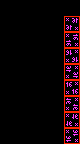

Below is a game level as drawn by its tile map, then a one-line description and the .tmx that defines it (tile-layer data replaced by summaries):
An orthogonal 5x9 tile map with 16x16 px tiles, 1 tile layer (Tile Layer 1) and 28 objects.

<map version="1.4" tiledversion="1.4.2" orientation="orthogonal" renderorder="right-down" width="5" height="9" tilewidth="16" tileheight="16" infinite="0" nextlayerid="4" nextobjectid="57">
 <tileset firstgid="1" source="../Tilesets/Top Down [Sheet M-0 S-0].tsx" />
 <layer id="1" name="Tile Layer 1" width="5" height="9">
  <data>[45 cells, 8 non-empty, 1 distinct tile ids]</data>
 </layer>
 <objectgroup id="2" name="Headers">
  <object id="4" x="-0.041132" y="0.101792" width="16" height="16">
   <text wrap="1" halign="center" valign="center">X</text>
  </object>
  <object id="5" x="15.7672" y="0.224949" width="16" height="16">
   <text wrap="1" halign="center" valign="center">Y</text>
  </object>
  <object id="6" x="31.9082" y="0.224949" width="16" height="16">
   <text wrap="1" halign="center" valign="center">D</text>
  </object>
  <object id="7" x="63.9671" y="-0.0837392" width="16" height="16">
   <text wrap="1" halign="center" valign="center">T</text>
  </object>
 </objectgroup>
 <objectgroup id="3" name="Values">
  <object id="10" x="-0.0221607" y="15.9335" width="16" height="16">
   <text wrap="1" halign="center" valign="center">1</text>
  </object>
  <object id="13" x="0.348881" y="31.982" width="16" height="16">
   <text wrap="1" halign="center" valign="center">1</text>
  </object>
  <object id="16" x="0.16335" y="48.1232" width="16" height="16">
   <text wrap="1" halign="center" valign="center">1</text>
  </object>
  <object id="19" x="0.348881" y="64.0789" width="16" height="16">
   <text wrap="1" halign="center" valign="center">1</text>
  </object>
  <object id="22" x="0.16335" y="80.0345" width="16" height="16">
   <text wrap="1" halign="center" valign="center">0</text>
  </object>
  <object id="25" x="-0.0221607" y="96.083" width="16" height="16">
   <text wrap="1" halign="center" valign="center">0</text>
  </object>
  <object id="26" x="0.16337" y="111.853" width="16" height="16">
   <text wrap="1" halign="center" valign="center">0</text>
  </object>
  <object id="27" x="-0.0221607" y="127.994" width="16" height="16">
   <text wrap="1" halign="center" valign="center">0</text>
  </object>
  <object id="37" x="16.2119" y="16.0728" width="16" height="16">
   <text wrap="1" halign="center" valign="center">0</text>
  </object>
  <object id="38" x="16.0264" y="32.1213" width="16" height="16">
   <text wrap="1" halign="center" valign="center">0</text>
  </object>
  <object id="43" x="15.8409" y="48.0308" width="16" height="16">
   <text wrap="1" halign="center" valign="center">1</text>
  </object>
  <object id="44" x="16.0264" y="63.9865" width="16" height="16">
   <text wrap="1" halign="center" valign="center">1</text>
  </object>
  <object id="45" x="16.1192" y="80.1046" width="16" height="16">
   <text wrap="1" halign="center" valign="center">0</text>
  </object>
  <object id="46" x="15.9337" y="96.1531" width="16" height="16">
   <text wrap="1" halign="center" valign="center">0</text>
  </object>
  <object id="47" x="15.7482" y="112.063" width="16" height="16">
   <text wrap="1" halign="center" valign="center">1</text>
  </object>
  <object id="48" x="15.9337" y="128.018" width="16" height="16">
   <text wrap="1" halign="center" valign="center">1</text>
  </object>
  <object id="49" x="31.9822" y="16.1423" width="16" height="16">
   <text wrap="1" halign="center" valign="center">0</text>
  </object>
  <object id="50" x="31.7967" y="32.0518" width="16" height="16">
   <text wrap="1" halign="center" valign="center">1</text>
  </object>
  <object id="51" x="31.9822" y="48.0539" width="16" height="16">
   <text wrap="1" halign="center" valign="center">0</text>
  </object>
  <object id="52" x="31.7967" y="63.9634" width="16" height="16">
   <text wrap="1" halign="center" valign="center">1</text>
  </object>
  <object id="53" x="31.9822" y="79.9654" width="16" height="16">
   <text wrap="1" halign="center" valign="center">0</text>
  </object>
  <object id="54" x="31.7967" y="95.8749" width="16" height="16">
   <text wrap="1" halign="center" valign="center">1</text>
  </object>
  <object id="55" x="32.1677" y="111.877" width="16" height="16">
   <text wrap="1" halign="center" valign="center">0</text>
  </object>
  <object id="56" x="31.9822" y="127.786" width="16" height="16">
   <text wrap="1" halign="center" valign="center">1</text>
  </object>
 </objectgroup>
</map>
